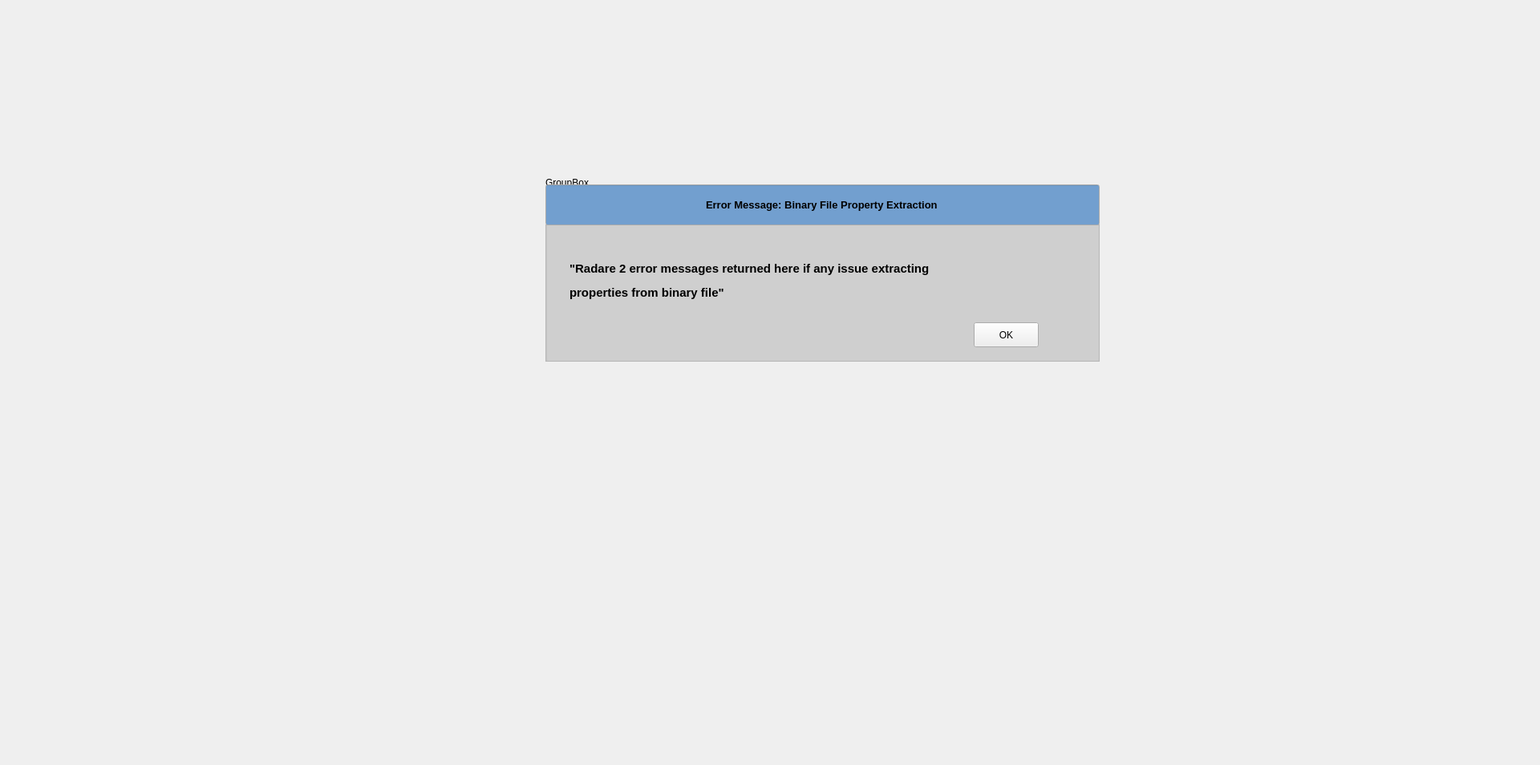
<?xml version="1.0" encoding="UTF-8"?>
<ui version="4.0">
 <class>DockWidget</class>
 <widget class="QDockWidget" name="DockWidget">
  <property name="geometry">
   <rect>
    <x>0</x>
    <y>0</y>
    <width>1920</width>
    <height>954</height>
   </rect>
  </property>
  <property name="palette">
   <palette>
    <active>
     <colorrole role="Base">
      <brush brushstyle="SolidPattern">
       <color alpha="142">
        <red>184</red>
        <green>184</green>
        <blue>184</blue>
       </color>
      </brush>
     </colorrole>
    </active>
    <inactive>
     <colorrole role="Base">
      <brush brushstyle="SolidPattern">
       <color alpha="142">
        <red>184</red>
        <green>184</green>
        <blue>184</blue>
       </color>
      </brush>
     </colorrole>
    </inactive>
    <disabled>
     <colorrole role="Base">
      <brush brushstyle="SolidPattern">
       <color alpha="255">
        <red>255</red>
        <green>255</green>
        <blue>255</blue>
       </color>
      </brush>
     </colorrole>
    </disabled>
   </palette>
  </property>
  <property name="windowTitle">
   <string>DockWidget</string>
  </property>
  <widget class="QWidget" name="dockWidgetContents">
   <widget class="QGroupBox" name="groupBox">
    <property name="geometry">
     <rect>
      <x>680</x>
      <y>220</y>
      <width>691</width>
      <height>231</height>
     </rect>
    </property>
    <property name="title">
     <string>GroupBox</string>
    </property>
    <widget class="QLineEdit" name="PluginView_4">
     <property name="geometry">
      <rect>
       <x>0</x>
       <y>10</y>
       <width>691</width>
       <height>51</height>
      </rect>
     </property>
     <property name="palette">
      <palette>
       <active>
        <colorrole role="Base">
         <brush brushstyle="SolidPattern">
          <color alpha="255">
           <red>114</red>
           <green>159</green>
           <blue>207</blue>
          </color>
         </brush>
        </colorrole>
       </active>
       <inactive>
        <colorrole role="Base">
         <brush brushstyle="SolidPattern">
          <color alpha="255">
           <red>114</red>
           <green>159</green>
           <blue>207</blue>
          </color>
         </brush>
        </colorrole>
       </inactive>
       <disabled>
        <colorrole role="Base">
         <brush brushstyle="SolidPattern">
          <color alpha="255">
           <red>255</red>
           <green>255</green>
           <blue>255</blue>
          </color>
         </brush>
        </colorrole>
       </disabled>
      </palette>
     </property>
     <property name="font">
      <font>
       <pointsize>10</pointsize>
       <weight>75</weight>
       <bold>true</bold>
      </font>
     </property>
     <property name="autoFillBackground">
      <bool>false</bool>
     </property>
     <property name="text">
      <string>Error Message: Binary File Property Extraction</string>
     </property>
     <property name="alignment">
      <set>Qt::AlignCenter</set>
     </property>
     <property name="readOnly">
      <bool>true</bool>
     </property>
    </widget>
    <widget class="QColumnView" name="PluginView_3">
     <property name="geometry">
      <rect>
       <x>0</x>
       <y>60</y>
       <width>691</width>
       <height>171</height>
      </rect>
     </property>
     <property name="palette">
      <palette>
       <active>
        <colorrole role="Base">
         <brush brushstyle="SolidPattern">
          <color alpha="142">
           <red>184</red>
           <green>184</green>
           <blue>184</blue>
          </color>
         </brush>
        </colorrole>
       </active>
       <inactive>
        <colorrole role="Base">
         <brush brushstyle="SolidPattern">
          <color alpha="142">
           <red>184</red>
           <green>184</green>
           <blue>184</blue>
          </color>
         </brush>
        </colorrole>
       </inactive>
       <disabled>
        <colorrole role="Base">
         <brush brushstyle="SolidPattern">
          <color alpha="255">
           <red>255</red>
           <green>255</green>
           <blue>255</blue>
          </color>
         </brush>
        </colorrole>
       </disabled>
      </palette>
     </property>
    </widget>
    <widget class="QPushButton" name="pushButton">
     <property name="geometry">
      <rect>
       <x>534</x>
       <y>182</y>
       <width>81</width>
       <height>31</height>
      </rect>
     </property>
     <property name="text">
      <string>OK</string>
     </property>
    </widget>
    <widget class="QLabel" name="label">
     <property name="geometry">
      <rect>
       <x>30</x>
       <y>80</y>
       <width>501</width>
       <height>101</height>
      </rect>
     </property>
     <property name="text">
      <string>&lt;html&gt;&lt;head/&gt;&lt;body&gt;&lt;p&gt;&lt;span style=&quot; font-size:11pt; font-weight:600;&quot;&gt;&amp;quot;Radare 2 error messages returned here if any issue extracting &lt;/span&gt;&lt;/p&gt;&lt;p&gt;&lt;span style=&quot; font-size:11pt; font-weight:600;&quot;&gt;properties from binary file&amp;quot;&lt;/span&gt;&lt;/p&gt;&lt;/body&gt;&lt;/html&gt;</string>
     </property>
     <property name="textFormat">
      <enum>Qt::AutoText</enum>
     </property>
    </widget>
    <zorder>PluginView_3</zorder>
    <zorder>PluginView_4</zorder>
    <zorder>pushButton</zorder>
    <zorder>label</zorder>
   </widget>
  </widget>
 </widget>
 <resources/>
 <connections/>
</ui>
